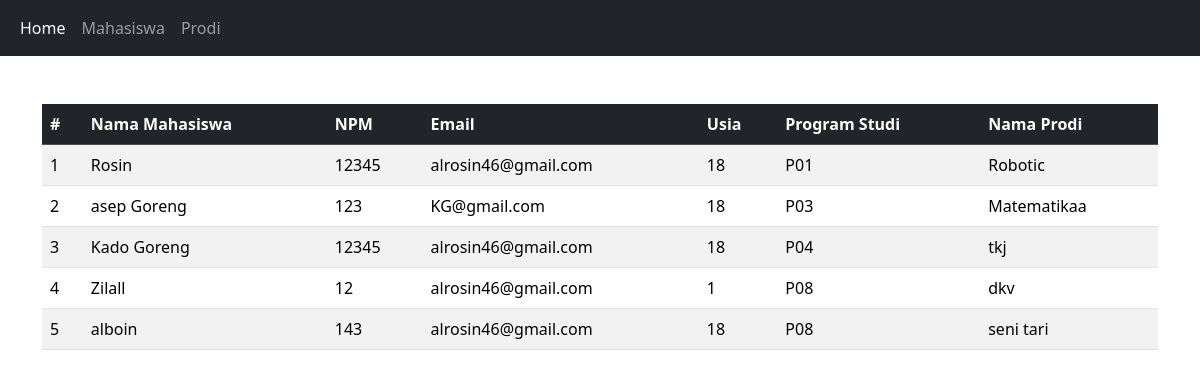
The page /universitass/index.php on the database its author committed.
### tables this page shows
CREATE TABLE `mahasiswa` (
  `id` int(11) NOT NULL,
  `nama_mahasiswa` varchar(50) NOT NULL,
  `npm` varchar(50) NOT NULL,
  `email` varchar(50) NOT NULL,
  `usia` varchar(50) NOT NULL,
  `program_studi` varchar(50) NOT NULL
);

CREATE TABLE `programstudi` (
  `id` int(11) NOT NULL,
  `KodeProgramStudi` varchar(50) NOT NULL,
  `NamaProgramStudi` varchar(100) NOT NULL
);

### universitass/index.php (the view, shortened to what this page needs)
<?php
include 'koneksi.php';
?>
<!DOCTYPE html>
<html lang="en">
<head>
    <link href="https://cdn.jsdelivr.net/npm/bootstrap@5.3.2/dist/css/bootstrap.min.css" rel="stylesheet">
</head>
<nav class="navbar navbar-expand-lg navbar-dark bg-dark ">
  <div class="container-fluid">
    <div class="collapse navbar-collapse" id="navbarNav">
      <ul class="navbar-nav">
        <li class="nav-item">
          <a class="nav-link active" aria-current="page" href="index.php">Home</a>
        </li>
        <li class="nav-item">
          <a class="nav-link" href="mahasiswa.php">Mahasiswa</a>
        </li>
        <li class="nav-item">
          <a class="nav-link" href="Prodi.php">Prodi</a>
        </li>
      </ul>
</nav>
<body>
    <div class="container mt-5">
        <table class="table table-striped">
            <thead class = "table-dark">
                <th>#</th>
                <th>Nama Mahasiswa</th>
                <th>NPM</th>
                <th>Email</th>
                <th>Usia</th>
                <th>Program Studi</th>
                <th>Nama Prodi</th>
            </thead>
            <?php
                $query = "SELECT * FROM mahasiswa join programstudi on mahasiswa.id= programstudi.id";
                $data = mysqli_query($koneksi,$query);
                $no=1;
                while ($row = mysqli_fetch_array($data)){
            ?>
            <tr>
                <td><?= $no ?></td>
                <td><?= $row['nama_mahasiswa']?></td>
                <td><?= $row['npm']?></td>
                <td><?= $row['email']?></td>
                <td><?= $row['usia']?></td>
                <td><?= $row['KodeProgramStudi']?></td>
                <td><?= $row['NamaProgramStudi']?></td>
            </tr>
            <?php $no++;}?>
        </table>
    </div>
</body>
</html>
</body>
</html>

### rows shown on the page
mahasiswa: nama_mahasiswa "Rosin", npm "12345", email "alrosin46@gmail.com", usia "18", programstudi.KodeProgramStudi "P01", programstudi.NamaProgramStudi "Robotic"
mahasiswa: nama_mahasiswa "asep Goreng", npm "123", email "KG@gmail.com", usia "18", programstudi.KodeProgramStudi "P03", programstudi.NamaProgramStudi "Matematikaa"
mahasiswa: nama_mahasiswa "Kado Goreng", npm "12345", email "alrosin46@gmail.com", usia "18", programstudi.KodeProgramStudi "P04", programstudi.NamaProgramStudi "tkj"
mahasiswa: nama_mahasiswa "Zilall", npm "12", email "alrosin46@gmail.com", usia "1", programstudi.KodeProgramStudi "P08", programstudi.NamaProgramStudi "dkv"
mahasiswa: nama_mahasiswa "alboin", npm "143", email "alrosin46@gmail.com", usia "18", programstudi.KodeProgramStudi "P08", programstudi.NamaProgramStudi "seni tari"
